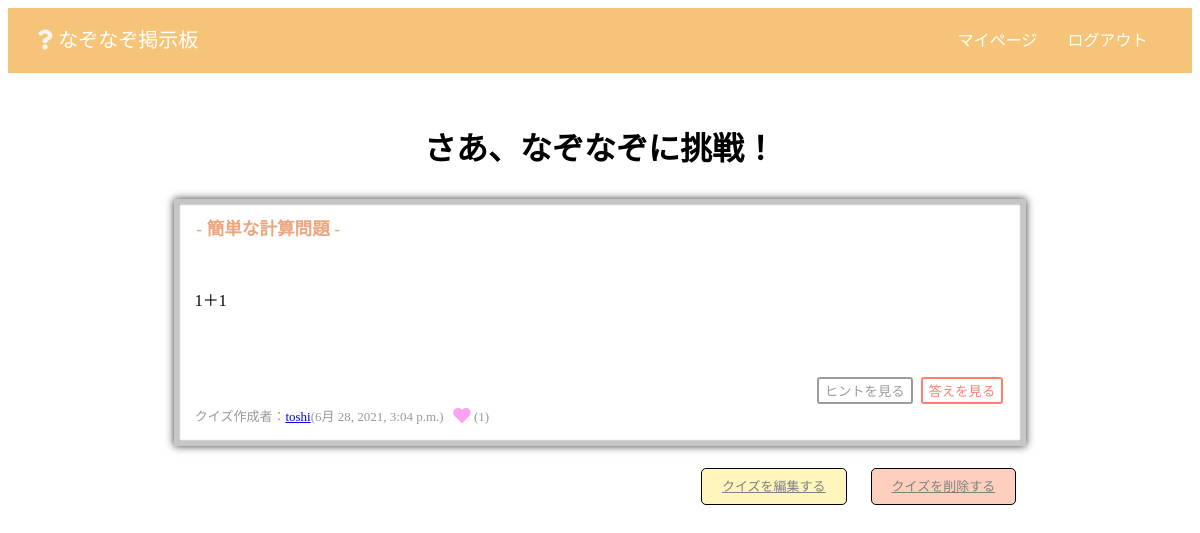
/quizpost/quiz_detail/1 (signed in), run on the app's committed database.
### quizpost/models.py (models this page shows)
class QuizPost(models.Model):
    title = models.CharField(max_length=50)
    problem = models.TextField()
    hint = models.CharField(max_length=1000, null=True, blank=True)
    answer = models.TextField()
    create_at = models.DateTimeField(default=timezone.now)
    user = models.ForeignKey(
        User, on_delete=models.SET_NULL,
        null=True,
        blank=True
    )
    class Meta:
        db_table = 'quiz_post'

### accounts/models.py (models this page shows)
class Users(AbstractBaseUser, PermissionsMixin):
    username = models.CharField(max_length=100)
    loginid = models.CharField(max_length=30, unique=True)
    profile_image = models.FileField(upload_to='profile_image/', null=True, blank=True)
    is_active = models.BooleanField(default=False)
    is_staff = models.BooleanField(default=False)
    create_at = models.DateTimeField(default=timezone.now)
    update_at = models.DateTimeField(default=timezone.now)
    USERNAME_FIELD = 'loginid'
    REQUIRED_FIELDS = ['username']
    objects = UserManager()

### quizpost/views.py (the view)
# urls.py: path('quiz_detail/<int:pk>', QuizDetailView.as_view(), name='quiz_detail'),
class QuizDetailView(DetailView):
    model = QuizPost
    template_name = 'quizpost/quiz_detail.html'
    def get_context_data(self, **kwargs):
        context = super().get_context_data(**kwargs)
        try:
            user = self.request.user
            quiz_list = QuizList.objects.filter(user=user)
            liked_list = [quiz.quiz_post.id for quiz in quiz_list]
            context['liked_list'] = liked_list
        except TypeError:
            pass
        return context

### templates/quizpost/quiz_detail.html (shortened to what this page needs)
{% extends 'base.html' %}
{% block content %}
{% load static %}
<link rel="stylesheet" type="text/css" href="{% static 'css/quiz_detail.css' %}">
<div class="quiz-detail-container">
    <h1>さあ、なぞなぞに挑戦！</h1>
    <div class="quiz-detail">
        <div class="quiz-detail-title">- {{ object.title }} -</div>
            <div class="quiz-detail-problem">{{ object.problem | safe }}</div>
            <div class="btn-quiz-detail">
                <button type="button" id="btn-hint" class="btn btn-hint">ヒントを見る</button>
                <button type="button" id="btn-answer" class="btn btn-answer">答えを見る</button>
            </div>
            <div class="quiz-detail-createuser">
                クイズ作成者：<a href="{% url 'accounts:user_detail' pk=object.user.id %}">{{ object.user.username }}</a>({{ object.create_at }})&nbsp;&nbsp;
                <span name="{{object.id}}-count" class="count"><i class="fas fa-lg fa-heart"></i>&nbsp;({{ object.quizlist_set.count }})</span>
            </div>
    </div>
    <div class="quiz-edit-btn">
        {% if object.user.id == user.id %}
            <a class="edit-btn" href="{% url 'quizpost:quiz_edit' pk=object.id %}">クイズを編集する</a>
            <a class="delete-btn" href="{% url 'quizpost:quiz_delete' pk=object.id %}">クイズを削除する</a>
        {% endif %}
    </div>
</div>
{% endblock %}

### static/css/base.css (style rules this page uses)
* { box-sizing: border-box; }

### static/css/quiz_detail.css (style rules this page uses)
.quiz-detail-container { width: 80%; margin: 50px auto; }
.quiz-detail-container h1 { text-align: center; }
.quiz-detail { position: relative; padding: 3.2em 1em 1em; width: 90%; margin: 30px auto; background-color: #fff; border: 5px solid #c6c6c6; box-shadow: 0 0 8px #333, 0 0 2px #555 inset; }
.quiz-detail-title { position: absolute; top: .6em; left: 1em; font-weight: bold; font-size: 1.1em; color: #eda57e; }
.quiz-detail-problem { padding-top: 1em; padding-bottom: 3em; }
.quiz-detail-createuser { font-size: 13px; color: rgba(128, 128, 128, 0.8); }
.btn-quiz-detail { text-align: right; }
.btn { margin: 2px; padding: 2px 6px; background-color: white; border-radius: 3px; transition: all .3s; }
.btn-hint { color:#9c9c9c; border: 2px solid #9c9c9c; }
.btn-answer { color: #ff7f6e; border: 2px solid #ff7f6e; }
.fa-heart { color: #fca2f6; }
.quiz-edit-btn { width: 95%; text-align: right; }
.edit-btn { border: 1px solid black; padding: 10px 20px; border-radius: 5px; background-color: rgba(255, 238, 125, 0.5); color: gray; font-size: 13px; margin: 0 10px; }
.delete-btn { border: 1px solid black; padding: 10px 20px; border-radius: 5px; background-color: rgba(255, 160, 125, 0.5); color: gray; font-size: 13px; margin: 0 10px; }

### data on the page
QuizPost: title "簡単な計算問題", problem "1＋1", user.username "toshi", create_at "6月 28, 2021, 3:04 p.m.", quizlist_set.count "1"
